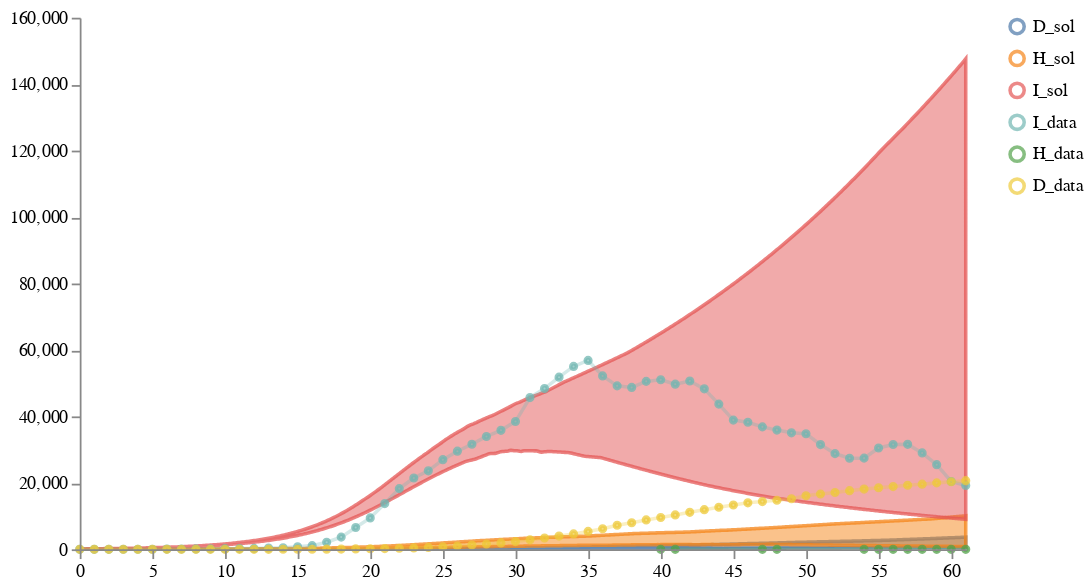

Source (notebook cell):
### Markdown cell above
### MODEL 2 - Age-Structured SEIRHD with NPI of Type I, Model Version 2

### Code cell
num_samples = 100
models = [model2]
data_location = DATA_PATH + "NYS_T1_forecast1.csv"
weights = [1]
solution_mappings = [{"I": "infected", "H": "hospitalized", "D": "dead"}]

# Run the calibration and sampling
result1A2 = load_and_calibrate_and_sample_ensemble_model(
    models,
    data_location,
    weights,
    solution_mappings,
    num_samples,
    timepoints1,
    verbose=True,
    total_population=19340000,
    num_iterations=N_ITERATIONS,
    time_unit="days",
    visual_options={"title": "Calibrated Ensemble", "keep":".*_sol"}
)

# # Save results
# result1A2["data"].to_csv("../../notebook/ensemble_eval_sa/ensemble_results/partI_ensemble_of_one_results.csv", index=False)
# result1A2["quantiles"].to_csv("../../notebook/ensemble_eval_sa/ensemble_results/partI_ensemble_of_one_quantiles.csv", index=False)

# Plot results
schema = plots.trajectories(pd.DataFrame(result1A2["data"]), keep=".*_sol",
                            points=all_data1.reset_index(drop=True).rename(columns={"I":"I_data", "H":"H_data", "D":"D_data"}),
                           )
schema = plots.pad(schema, 5)
plots.ipy_display(schema)

### Figure 1 — Vega specification as saved in the notebook (floating-point values rounded to 4 significant figures; data arrays with more than 128 entries replaced by an {"elided": "..."} marker saying what was removed)
{"$schema": "https://vega.github.io/schema/vega/v5.json", "axes": [{"name": "x_axis", "orient": "bottom", "scale": "xscale", "zindex": 100}, {"name": "y_axis", "orient": "left", "scale": "yscale", "zindex": 100}], "data": [{"name": "distributions", "values": {"elided": "1833 records"}}, {"name": "traces", "transform": [{"expr": "isValid(datum.value)", "type": "filter"}], "values": []}, {"name": "points", "values": {"elided": "136 records"}}, {"name": "markers", "values": []}, {"name": "selected", "on": [{"remove": true, "trigger": "clear"}, {"remove": true, "trigger": "!shift"}, {"insert": "clicked", "trigger": "!shift && clicked"}, {"toggle": "clicked", "trigger": "shift && clicked"}]}], "height": 300, "legends": [{"encode": {"labels": {"interactive": true, "name": "legendLabel", "update": {"opacity": [{"test": "!length(data('selected')) || indata('selected', 'value', datum.value)", "value": 1}, {"value": 0.25}]}}, "symbols": {"interactive": true, "name": "legendSymbol", "update": {"fill": {"value": "transparent"}, "opacity": [{"test": "!length(data('selected')) || indata('selected', 'value', datum.value)", "value": 0.7}, {"value": 0.15}], "size": {"value": 64}, "strokeWidth": {"value": 2}}}}, "name": "color_legend", "stroke": "color"}], "marks": [{"from": {"facet": {"data": "points", "groupby": "trajectory", "name": "points_split"}}, "marks": [{"encode": {"hover": {"fillOpacity": {"value": 0.9}}, "update": {"fill": {"field": "trajectory", "scale": "color"}, "fillOpacity": [{"test": "!length(data('selected')) || indata('selected', 'value', datum.trajectory)", "value": 0.5}, {"value": 0.15}], "size": {"value": 10}, "stroke": {"field": "trajectory", "scale": "color"}, "strokeOpacity": [{"test": "!length(data('selected')) || indata('selected', 'value', datum.trajectory)", "value": 0.75}, {"value": 0.15}], "strokeWidth": {"value": 2}, "tooltip": {"field": "value"}, "x": {"field": "timepoint", "scale": "xscale"}, "y": {"field": "value", "scale": "yscale"}}}, "from": {"data": "points_split"}, "name": "_points_symbol", "type": "symbol", "zindex": 3}, {"encode": {"hover": {"fillOpacity": {"value": 0.9}}, "update": {"interpolate": {"value": "linear"}, "stroke": {"field": "trajectory", "scale": "color"}, "strokeOpacity": [{"test": "!length(data('selected')) || indata('selected', 'value', datum.trajectory)", "value": 0.3}, {"value": 0.1}], "strokeWidth": {"value": 2}, "x": {"field": "timepoint", "scale": "xscale"}, "y": {"field": "value", "scale": "yscale"}}}, "from": {"data": "points_split"}, "name": "_points_line", "type": "line", "zindex": 3}], "name": "_points", "type": "group", "zindex": 3}, {"from": {"facet": {"data": "traces", "groupby": "trajectory", "name": "traces_split"}}, "marks": [{"encode": {"hover": {"fillOpacity": {"value": 0.9}}, "update": {"interpolate": {"value": "linear"}, "stroke": {"field": "trajectory", "scale": "color"}, "strokeOpacity": [{"test": "!length(data('selected')) || indata('selected', 'value', datum.trajectory)", "value": 0.75}, {"value": 0.15}], "strokeWidth": {"value": 2}, "x": {"field": "timepoint", "scale": "xscale"}, "y": {"field": "value", "scale": "yscale"}}}, "from": {"data": "traces_split"}, "name": "_traces_lines", "type": "line"}], "name": "_traces", "type": "group", "zindex": 2}, {"from": {"facet": {"data": "distributions", "groupby": "trajectory", "name": "trajectory_split"}}, "marks": [{"encode": {"hover": {"fillOpacity": {"value": 0.9}}, "update": {"fill": {"field": "trajectory", "scale": "color"}, "fillOpacity": [{"test": "!length(data('selected')) || indata('selected', 'value', datum.trajectory)", "value": 0.5}, {"value": 0.15}], "interpolate": {"value": "linear"}, "stroke": {"field": "trajectory", "scale": "color"}, "strokeOpacity": [{"test": "!length(data('selected')) || indata('selected', 'value', datum.trajectory)", "value": 0.75}, {"value": 0.15}], "strokeWidth": {"value": 2}, "x": {"field": "timepoint", "scale": "xscale"}, "y": {"field": "upper", "scale": "yscale"}, "y2": {"field": "lower", "scale": "yscale"}}}, "from": {"data": "trajectory_split"}, "type": "area"}], "name": "_distributions", "type": "group", "zindex": 1}, {"marks": [{"encode": {"enter": {"stroke": {"value": "lightgray"}}, "update": {"opacity": {"value": 1}, "x": {"field": "timepoint", "scale": "xscale"}, "y": {"signal": "height"}, "y2": {"value": 0}}}, "from": {"data": "markers"}, "name": "_marker text", "type": "rule"}, {"encode": {"enter": {"fontSize": {"value": 8}, "text": {"field": "datum.label"}, "y": {"value": 0}}}, "from": {"data": "_marker text"}, "name": "_marker flags", "transform": [{"as": ["x", "_y", "opacity", "align", "baseline"], "lineAnchor": "start", "offset": [1], "size": {"signal": "[width, height]"}, "type": "label"}], "type": "text"}], "name": "_markers", "type": "group"}], "padding": 5, "scales": [{"domain": {"fields": [{"data": "distributions", "field": "timepoint"}, {"data": "traces", "field": "timepoint"}, {"data": "points", "field": "timepoint"}, {"data": "markers", "field": "timepoint"}]}, "name": "xscale", "range": "width", "type": "linear", "zero": false}, {"domain": {"fields": [{"data": "distributions", "field": "lower"}, {"data": "distributions", "field": "upper"}, {"data": "traces", "field": "value"}, {"data": "points", "field": "value"}]}, "name": "yscale", "nice": true, "range": "height", "type": "linear", "zero": true}, {"domain": {"fields": [{"data": "distributions", "field": "trajectory"}, {"data": "traces", "field": "trajectory"}, {"data": "points", "field": "trajectory"}]}, "name": "color", "range": "category", "type": "ordinal"}], "signals": [{"name": "clear", "on": [{"events": "mouseup[!event.item]", "force": true, "update": "true"}], "value": true}, {"name": "shift", "on": [{"events": "@legendSymbol:click, @legendLabel:click", "force": true, "update": "event.shiftKey"}], "value": false}, {"name": "clicked", "on": [{"events": "@legendSymbol:click, @legendLabel:click", "force": true, "update": "{value: datum.value}"}], "value": null}], "width": 500}
